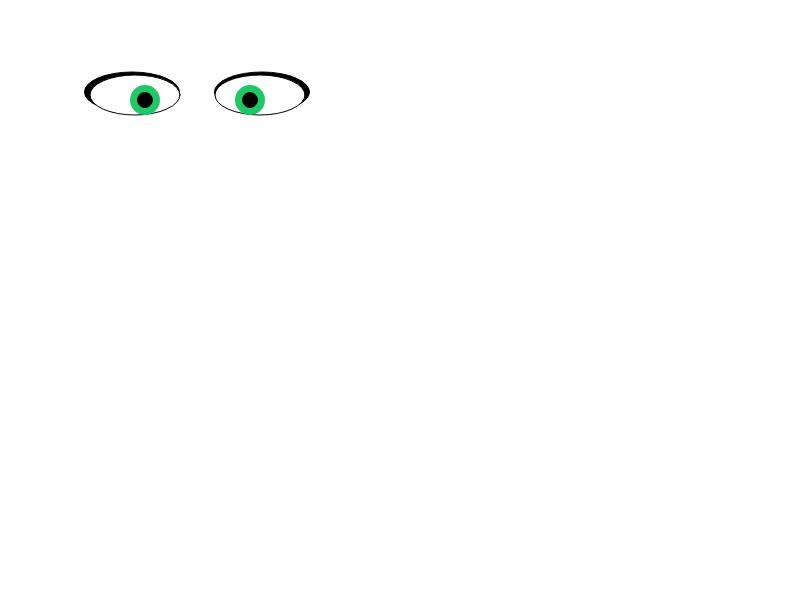
Frame 1 (no input)
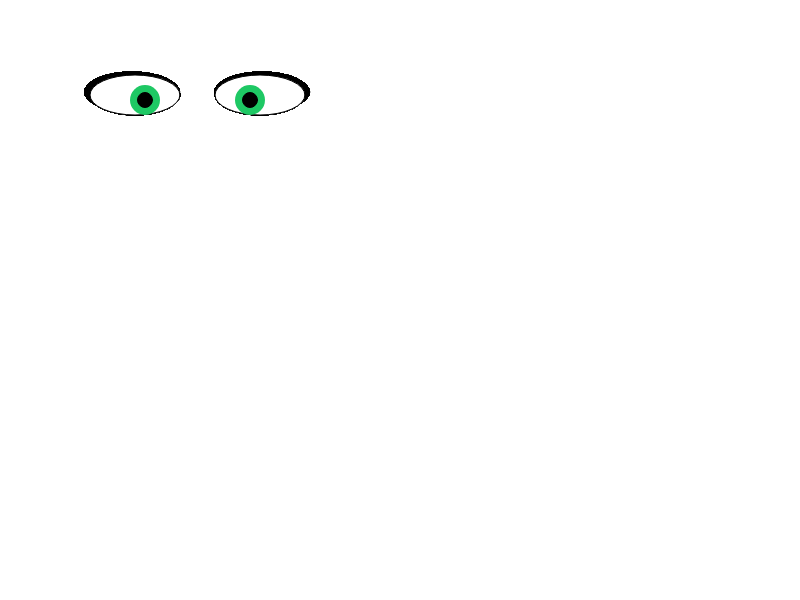
Frame 60 (no input)
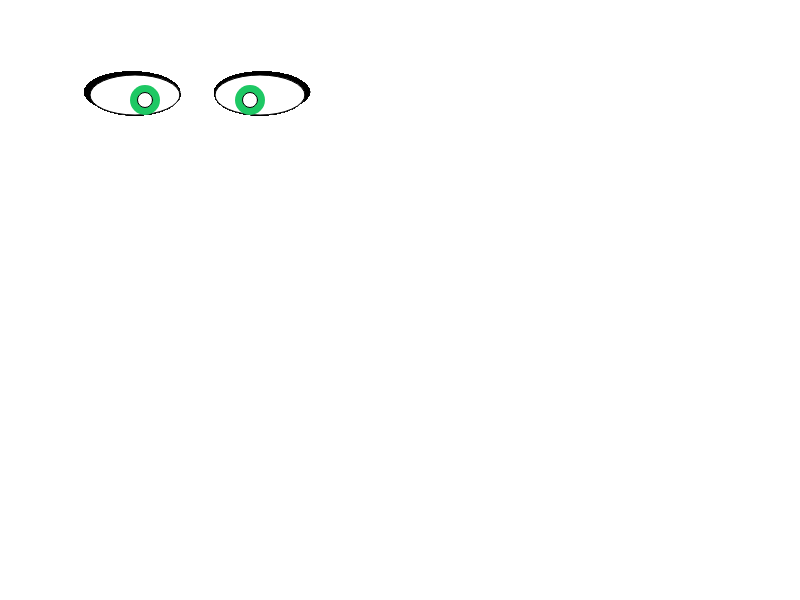
Frame 120 (the mouse pressed at the canvas centre since frame 60)

The p5.js sketch that drew these frames (run headless with seeded random() and noise() and a simulated clock; from frame 60 on, the mouse is pressed at the canvas centre):

// p5.js sketch
// ── sketch.js
var x;

function setup(){
    createCanvas(800, 600);    
}

var value = 0;
function draw() {
  
//  shape2  
  fill(0);
  ellipse(132, 92, 95, 40);
  ellipse(262, 92, 95, 40); 
      
 
//  shape  
  fill(255);
  ellipse(135, 95, 90, 40);
  ellipse(260, 95, 90, 40);
  
 //  color  
  fill(30, 200, 100);
  noStroke();
  ellipse(145, 100, 30, 30);
  ellipse(250, 100, 30, 30);
    
    
    
//  pupil  
  fill(value);
  stroke(0);
  ellipse(145, 100, 15, 15);
  ellipse(250, 100, 15, 15);
 
  
}

function mousePressed() {
  if (value == 0) {
    value = 255;
  } else {
    value = 0;
  }
}
